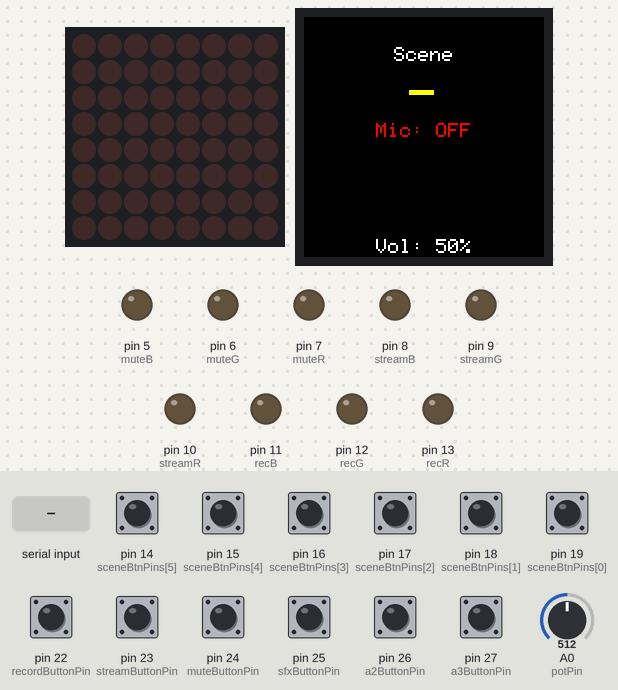
Simulated run of this sketch. Board: Arduino Mega 2560, built with avr-gcc and run on an emulated ATmega2560. Parts: 8×8 LED matrix, 240×240 colour display, output pins drawn as LEDs (lit = HIGH). Inputs (shaded band) come from the test bench; at power-on: pin 14 (sceneBtnPins[5]), pin 15 (sceneBtnPins[4]), pin 16 (sceneBtnPins[3]), pin 17 (sceneBtnPins[2]), pin 18 (sceneBtnPins[1]), pin 19 (sceneBtnPins[0]), pin 22 (recordButtonPin), pin 23 (streamButtonPin), pin 24 (muteButtonPin), pin 25 (sfxButtonPin), pin 26 (a2ButtonPin), pin 27 (a3ButtonPin) HIGH, A0 (potPin) = 512. What the sketch prints to the serial monitor is not drawn.

Above: at 1.2 s.
1.3 s: pin 24 (muteButtonPin) pulled LOW for 0.15 s
At 2.5 s:
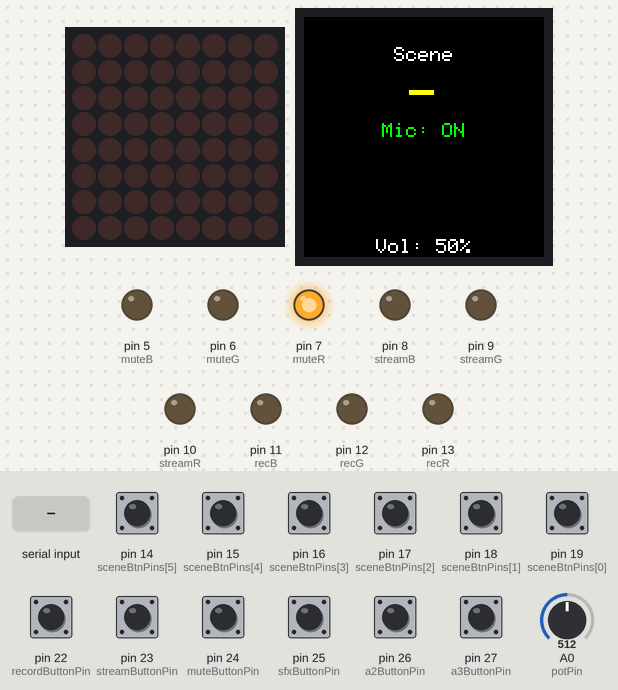
2.9 s: pin 14 (sceneBtnPins[5]) pulled LOW for 0.15 s
At 4.1 s:
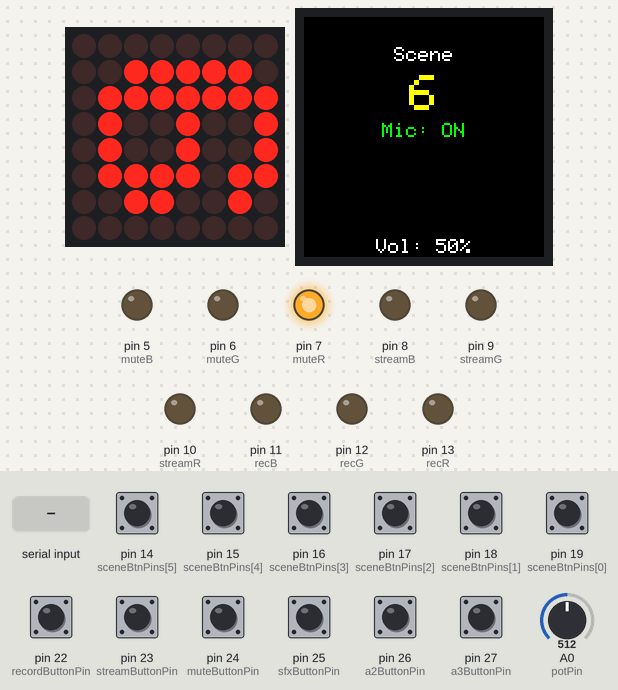
4.5 s: pin 22 (recordButtonPin) pulled LOW for 0.15 s
At 6.3 s:
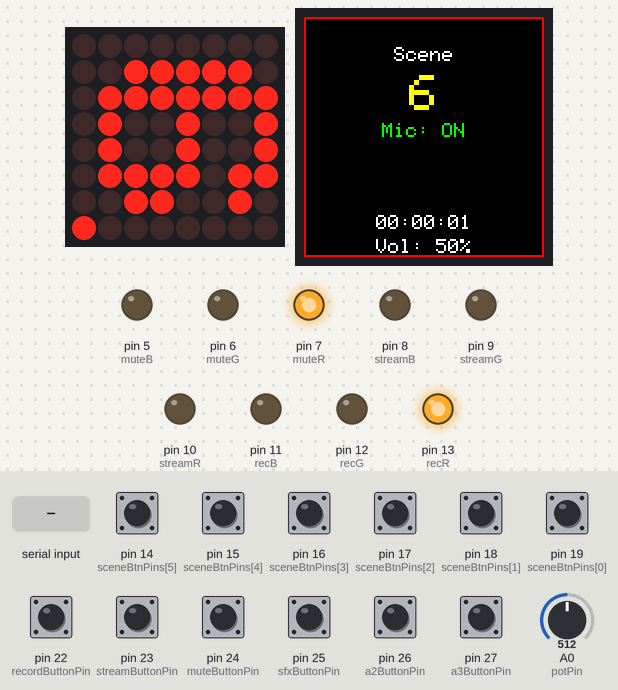
7.6 s: "m,45\n" received over Serial
At 9.2 s:
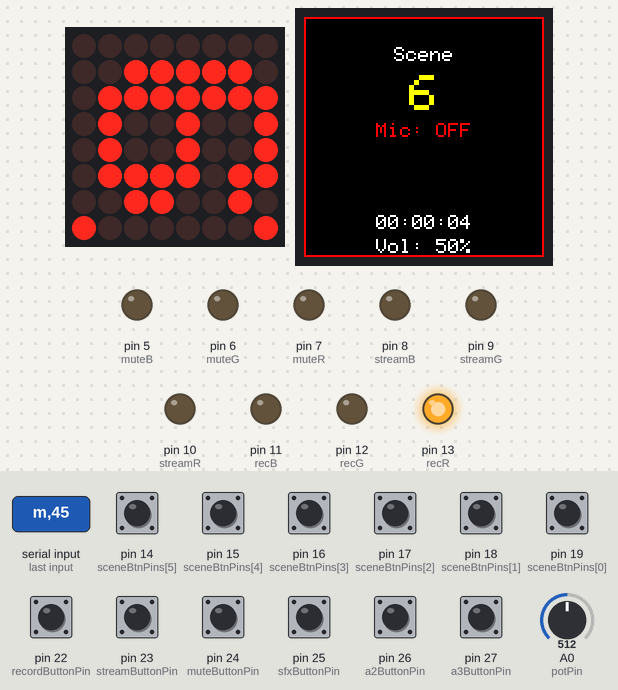
10.6 s: A0 (potPin) set to 530
At 12.3 s:
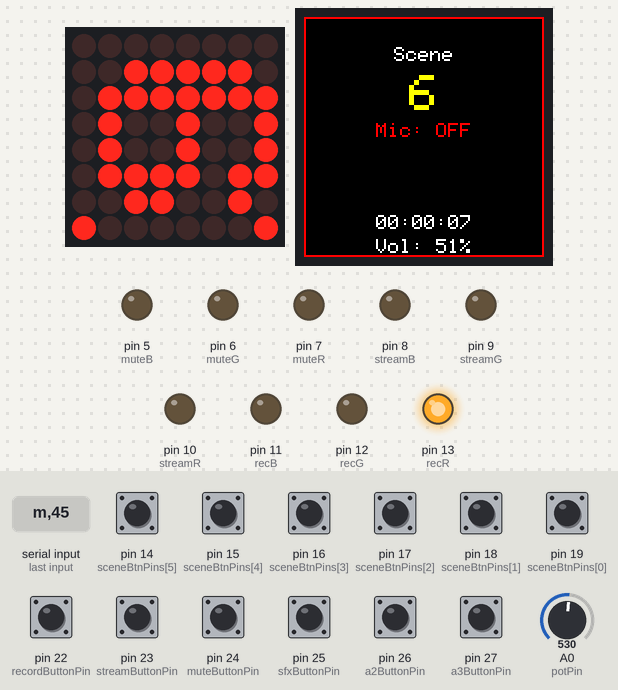
13.6 s: pin 15 (sceneBtnPins[4]) pulled LOW for 0.15 s
At 15.2 s:
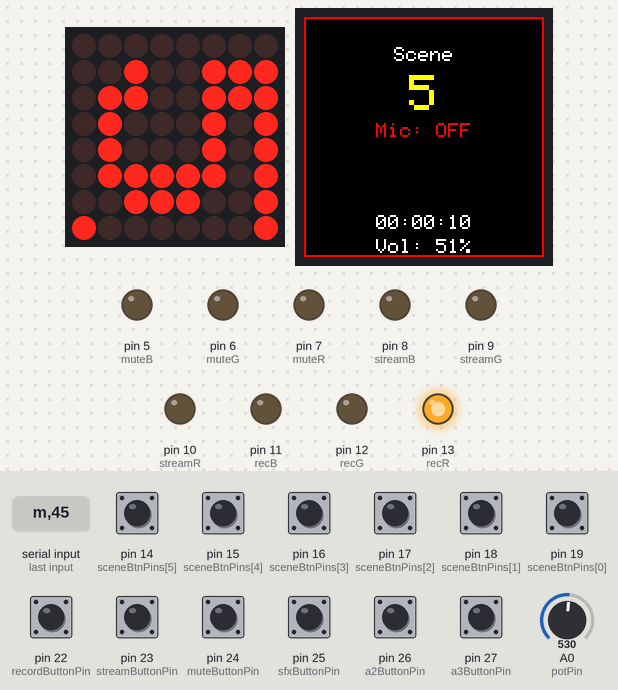
Timing chart, 0 to 16.7 s (numbered marks = the images above; inputs shaded):
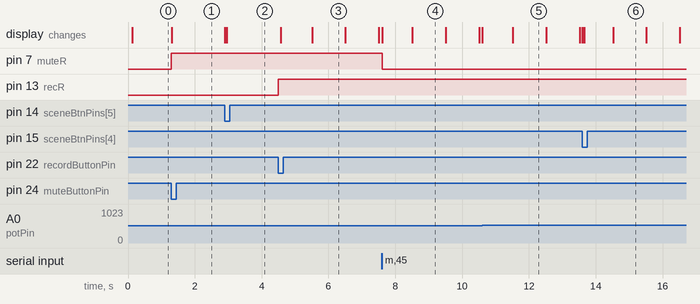

Measured:
- the behaviour switches between 522 and 523 on A0 (potPin) (found by bisection; images 4 and 5)
- after the input at 1.3 s, pin 7 (muteR): LOW → HIGH at once; the display: changes at once (image 1)
- after the input at 2.9 s, the display: first changes at once (image 2 shows a later state)
- after the input at 4.5 s, pin 13 (recR): LOW → HIGH at once; the display: first changes after 0.07 s (image 3 shows a later state)
- after the input at 7.6 s, pin 7 (muteR): HIGH → LOW at once; the display: first changes at once (image 4 shows a later state)
- after the input at 10.6 s, the display: first changes at once (image 5 shows a later state)
- after the input at 13.6 s, the display: first differs from a run without the input after 0.06 s (image 6 shows a later state)

The sketch:

arduino-obs-deck.ino
```cpp
#include <Arduino.h>
#include <LedControl.h>
#include "Matrix.h"
#include "LCD.h"

const int recR = 13;
const int recG = 12;
const int recB = 11;
const int streamR = 10;
const int streamG = 9;
const int streamB = 8;
const int muteR = 7;
const int muteG = 6;
const int muteB = 5;

const int sceneBtnPins[6] = {19, 18, 17, 16, 15, 14};
const int recordButtonPin = 22;
const int streamButtonPin = 23;
const int muteButtonPin = 24;
const int sfxButtonPin = 25;
const int a2ButtonPin = 26;
const int a3ButtonPin = 27;
const int potPin = A0;

int lastSceneBtnState[6] = {HIGH, HIGH, HIGH, HIGH, HIGH, HIGH};
int lastRecordButtonState = HIGH;
int lastSfxButtonState = HIGH;
int lastMuteButtonState = HIGH;
int lastStreamButtonState = HIGH;
int lastA2ButtonState = HIGH;
int lastA3ButtonState = HIGH;

unsigned long lastSceneDebounceTime[6] = {0, 0, 0, 0, 0, 0};
unsigned long lastRecordDebounceTime = 0;
unsigned long lastSfxDebounceTime = 0;
unsigned long lastMuteDebounceTime = 0;
unsigned long lastStreamDebounceTime = 0;
unsigned long lastA2DebounceTime = 0;
unsigned long lastA3DebounceTime = 0;
const unsigned long debounceDelay = 250;

float lastPercent = -1;
int currentScene = 0;
bool recordActive = false;
bool muteActive = false;
bool streamActive = false;
unsigned long recordStartMillis = 0;

bool lastRecordActive = false;
bool lastMuteActive = false;
bool lastStreamActive = false;
int lastScene = -1;
uint32_t lastRecElapsed = 0;
float lastVolumeDisplayed = -1;   // new tracker for LCD volume updates

float floatMap(float x, float in_min, float in_max, float out_min, float out_max) {
  return (x - in_min) * (out_max - out_min) / (in_max - in_min) + out_min;
}

void setRGB(int rPin, int gPin, int bPin, int r, int g, int b) {
  digitalWrite(rPin, r ? HIGH : LOW);
  digitalWrite(gPin, g ? HIGH : LOW);
  digitalWrite(bPin, b ? HIGH : LOW);
}

void setup() {
  matrixSetup();
  pinMode(recR, OUTPUT);
  pinMode(recG, OUTPUT);
  pinMode(recB, OUTPUT);
  pinMode(streamR, OUTPUT);
  pinMode(streamG, OUTPUT);
  pinMode(streamB, OUTPUT);
  pinMode(muteR, OUTPUT);
  pinMode(muteG, OUTPUT);
  pinMode(muteB, OUTPUT);

  for (int i = 0; i < 6; i++) pinMode(sceneBtnPins[i], INPUT_PULLUP);
  pinMode(recordButtonPin, INPUT_PULLUP);
  pinMode(streamButtonPin, INPUT_PULLUP);
  pinMode(sfxButtonPin, INPUT_PULLUP);
  pinMode(muteButtonPin, INPUT_PULLUP);
  pinMode(a2ButtonPin, INPUT_PULLUP);
  pinMode(a3ButtonPin, INPUT_PULLUP);

  setRGB(recR, recG, recB, 0, 0, 0);
  setRGB(streamR, streamG, streamB, 0, 0, 0);
  setRGB(muteR, muteG, muteB, 0, 0, 0);

  lcdSetup();
  Serial.begin(9600);
  clearMatrix();
}

void handleLine(char *buf, size_t n) {
  if (n < 1) return;
  if (buf[0] == 'r' && n >= 4) {
    recordActive = (buf[1] == '1');
    setRGB(recR, recG, recB, buf[1] == '1', buf[2] == '1', buf[3] == '1');
    if (recordActive) recordStartMillis = millis();
  } else if (buf[0] == 'm' && n >= 4) {
    muteActive = (buf[1] == '1');
    setRGB(muteR, muteG, muteB, buf[1] == '1', buf[2] == '1', buf[3] == '1');
  } else if (buf[0] == 't' && n >= 4) {
    streamActive = (buf[1] == '1');
    setRGB(streamR, streamG, streamB, buf[1] == '1', buf[2] == '1', buf[3] == '1');
  } else if (buf[0] == 's' && n >= 2) {
    currentScene = buf[1] - '0';
  }
  if (currentScene > 0 && currentScene < 10) showDigitWithIndicators(currentScene, recordActive, muteActive);
  else clearMatrix();
}

void loop() {
  int currentRecordButtonState = digitalRead(recordButtonPin);
  int currentSfxButtonState = digitalRead(sfxButtonPin);
  int currentMuteButtonState = digitalRead(muteButtonPin);
  int currentStreamButtonState = digitalRead(streamButtonPin);
  int currentA2ButtonState = digitalRead(a2ButtonPin);
  int currentA3ButtonState = digitalRead(a3ButtonPin);

  if (lastRecordButtonState == HIGH && currentRecordButtonState == LOW) {
    if ((millis() - lastRecordDebounceTime) > debounceDelay) {
      Serial.println("BTN-RECORD");
      recordActive = !recordActive;
      setRGB(recR, recG, recB, recordActive, 0, 0);
      if (recordActive) recordStartMillis = millis();
      lastRecordDebounceTime = millis();
    }
  }
  lastRecordButtonState = currentRecordButtonState;

  if (lastSfxButtonState == HIGH && currentSfxButtonState == LOW) {
    if ((millis() - lastSfxDebounceTime) > debounceDelay) {
      Serial.println("BTN-SFX");
      lastSfxDebounceTime = millis();
    }
  }
  lastSfxButtonState = currentSfxButtonState;

  if (lastMuteButtonState == HIGH && currentMuteButtonState == LOW) {
    if ((millis() - lastMuteDebounceTime) > debounceDelay) {
      Serial.println("BTN-MUTE");
      muteActive = !muteActive;
      setRGB(muteR, muteG, muteB, muteActive, 0, 0);
      lastMuteDebounceTime = millis();
    }
  }
  lastMuteButtonState = currentMuteButtonState;

  if (lastStreamButtonState == HIGH && currentStreamButtonState == LOW) {
    if ((millis() - lastStreamDebounceTime) > debounceDelay) {
      Serial.println("BTN-STREAM");
      streamActive = !streamActive;
      setRGB(streamR, streamG, streamB, streamActive, 0, 0);
      lastStreamDebounceTime = millis();
    }
  }
  lastStreamButtonState = currentStreamButtonState;

  if (lastA2ButtonState == HIGH && currentA2ButtonState == LOW) {
    if ((millis() - lastA2DebounceTime) > debounceDelay) {
      Serial.println("BTN-A2");
      lastA2DebounceTime = millis();
    }
  }
  lastA2ButtonState = currentA2ButtonState;

  if (lastA3ButtonState == HIGH && currentA3ButtonState == LOW) {
    if ((millis() - lastA3DebounceTime) > debounceDelay) {
      Serial.println("BTN-A3");
      lastA3DebounceTime = millis();
    }
  }
  lastA3ButtonState = currentA3ButtonState;

  for (int i = 0; i < 6; i++) {
    int cur = digitalRead(sceneBtnPins[i]);
    if (lastSceneBtnState[i] == HIGH && cur == LOW) {
      if ((millis() - lastSceneDebounceTime[i]) > debounceDelay) {
        Serial.print("BTN-SCENE");
        Serial.println(i + 1);
        currentScene = i + 1;
        lastSceneDebounceTime[i] = millis();
      }
    }
    lastSceneBtnState[i] = cur;
  }

  int analogValue = analogRead(potPin);
  float percent = floatMap(analogValue, 0, 1023, 0, 100);
  if (lastPercent < 0 || abs(percent - lastPercent) >= 1) {
    Serial.print("VOL:");
    Serial.println(percent, 0);
    lastPercent = percent;
  }

  static char buf[16];
  static uint8_t idx = 0;
  while (Serial.available() > 0) {
    char c = Serial.read();
    if (c == '\n' || c == '\r') {
      if (idx >= 1) handleLine(buf, idx);
      idx = 0;
      memset(buf, 0, sizeof(buf));
    } else {
      if (idx < sizeof(buf) - 1) buf[idx++] = c;
    }
  }

  unsigned long recElapsed = recordActive ? millis() - recordStartMillis : 0;

  if (recordActive != lastRecordActive) {
    lcdUpdateBorders(recordActive, streamActive);
    lastRecordActive = recordActive;
  }
  if (streamActive != lastStreamActive) {
    lcdUpdateBorders(recordActive, streamActive);
    lastStreamActive = streamActive;
  }
  if (muteActive != lastMuteActive) {
    lcdUpdateMic(muteActive);
    lastMuteActive = muteActive;
  }
  if (currentScene != lastScene) {
    lcdUpdateScene(currentScene);
    lcdUpdateMic(muteActive);   // keep mic text visible after scene redraw
    lastScene = currentScene;
  }
  if (abs((long)(recElapsed - lastRecElapsed)) >= 1000) {
    lcdUpdateRecTime(recElapsed);
    lastRecElapsed = recElapsed;
  }

  // update volume only when it changes
  if (lastPercent >= 0 && abs(lastPercent - lastVolumeDisplayed) >= 1) {
    lcdUpdateVolume(lastPercent);
    lastVolumeDisplayed = lastPercent;
  }

  if (currentScene > 0 && currentScene < 10) {
    showDigitWithIndicators(currentScene, recordActive, muteActive);
  } else {
    clearMatrix();
  }
}
```

Matrix.cpp
```cpp
#include "Matrix.h"

LedControl lc = LedControl(51, 52, 3, 1);

// Local buffer
static byte displayBuf[8];

// Digit bitmaps (upright 0–9)
static byte digits[10][8] = {
  {B00111100, B01100110, B01101110, B01110110, B01100110, B01100110, B00111100, B00000000}, // 0
  {B00011000, B00111000, B00011000, B00011000, B00011000, B00011000, B00111100, B00000000}, // 1
  {B00111100, B01100110, B00000110, B00001100, B00110000, B01100000, B01111110, B00000000}, // 2
  {B00111100, B01100110, B00000110, B00011100, B00000110, B01100110, B00111100, B00000000}, // 3
  {B00001100, B00011100, B00101100, B01001100, B01111110, B00001100, B00001100, B00000000}, // 4
  {B01111110, B01100000, B01111100, B00000110, B00000110, B01100110, B00111100, B00000000}, // 5
  {B00111100, B01100110, B01100000, B01111100, B01100110, B01100110, B00111100, B00000000}, // 6
  {B01111110, B00000110, B00001100, B00011000, B00110000, B00110000, B00110000, B00000000}, // 7
  {B00111100, B01100110, B01100110, B00111100, B01100110, B01100110, B00111100, B00000000}, // 8
  {B00111100, B01100110, B01100110, B00111110, B00000110, B01100110, B00111100, B00000000}  // 9
};

// Internal helpers
static void clearDisplayBuf() {
  for (int i = 0; i < 8; i++) displayBuf[i] = 0;
}

static void pushDisplayBuf() {
  for (int row = 0; row < 8; row++) {
    lc.setRow(0, row, displayBuf[row]);
  }
}

// Public API
void matrixSetup() {
  lc.shutdown(0, false);
  lc.setIntensity(0, 8); // 0..15
  lc.clearDisplay(0);
  clearDisplayBuf();
  pushDisplayBuf();
}

void showDigitWithIndicators(int digit, bool rec, bool mute) {
  if (digit < 0 || digit > 9) return;

  // Rotate 90° left
  for (int row = 0; row < 8; row++) {
    byte newRow = 0;
    for (int col = 0; col < 8; col++) {
      if (digits[digit][col] & (1 << (7 - row))) {
        newRow |= (1 << col);
      }
    }
    displayBuf[row] = newRow;
  }

  // Indicators in bottom row (row 7)
  if (rec) {
    displayBuf[7] |= (1 << 7); // bottom-right
  }
  if (!mute) {
    displayBuf[7] |= (1 << 0); // bottom-left
  }

  pushDisplayBuf();
}

void clearMatrix() {
  clearDisplayBuf();
  pushDisplayBuf();
}
```

Matrix.h
```cpp
#pragma once
#include <Arduino.h>
#include <LedControl.h>

extern LedControl lc;

void matrixSetup();
void showDigitWithIndicators(int digit, bool rec, bool mute);
void clearMatrix();
```

LCD.cpp
```cpp
#include "LCD.h"
#include <SPI.h>
#include <Adafruit_GFX.h>
#include "ST7789_AVR.h"
#include <stdio.h>

#define TFT_DC 30
#define TFT_CS -1
#define TFT_RST 31
#define SCR_WD 240
#define SCR_HT 240

ST7789_AVR lcd = ST7789_AVR(TFT_DC, TFT_RST, TFT_CS);

static inline int textWidth6x8(int len, int size) { return len * 6 * size; }
static inline int textHeight6x8(int size) { return 8 * size; }

static void drawCenteredText(const char *s, int y, int size, uint16_t fg, uint16_t bg)
{
  int len = 0;
  while (s[len] != '\0')
    len++;
  int w = textWidth6x8(len, size);
  int x = (SCR_WD - w) / 2;
  lcd.setTextColor(fg, bg);
  lcd.setTextSize(size);
  lcd.setCursor(x, y);
  lcd.print(s);
}

void lcdSetup()
{
  lcd.init(SCR_WD, SCR_HT);
  lcd.fillScreen(BLACK);
}

void lcdUpdateBorders(bool recordActive, bool streamActive)
{
  for (int i = 0; i < 4; i++)
  {
    uint16_t c = BLACK;
    if (i < 2 && recordActive)
      c = RED;
    if (i >= 2 && streamActive)
      c = MAGENTA;
    for (int x = i; x < SCR_WD - i; x++)
    {
      lcd.drawPixel(x, i, c);
      lcd.drawPixel(x, SCR_HT - 1 - i, c);
    }
    for (int y = i; y < SCR_HT - i; y++)
    {
      lcd.drawPixel(i, y, c);
      lcd.drawPixel(SCR_WD - 1 - i, y, c);
    }
  }
}

void lcdUpdateScene(int currentScene)
{
  int topBand = 2 + textHeight6x8(2) + 4;
  int bottomBand = SCR_HT - 2 - textHeight6x8(2) - 4;
  if (bottomBand < topBand)
    bottomBand = topBand;
  lcd.fillRect(2, topBand, SCR_WD - 4, bottomBand - topBand, BLACK);
  int yScene = topBand + 8;
  drawCenteredText("Scene", yScene, 2, WHITE, BLACK);
  char num[4];
  if (currentScene >= 1 && currentScene <= 9)
    sprintf(num, "%d", currentScene);
  else
    sprintf(num, "-");
  int textH = textHeight6x8(5);
  int yNum = yScene + textHeight6x8(2) + 12;
  if (yNum + textH > bottomBand - 30)
  {
    yNum = bottomBand - 30 - textH;
    if (yNum < yScene + 4)
      yNum = yScene + 4;
  }
  drawCenteredText(num, yNum, 5, YELLOW, BLACK);
}

void lcdUpdateMic(bool micOn)
{
  int topBand = 2 + textHeight6x8(2) + 4;
  int bottomBand = SCR_HT - 2 - textHeight6x8(2) - 4;
  int yScene = topBand + 8;
  int yNum = yScene + textHeight6x8(2) + 12 + textHeight6x8(5) + 8;
  lcd.fillRect(2, yNum, SCR_WD - 4, textHeight6x8(2), BLACK);
  drawCenteredText(micOn ? "Mic: ON" : "Mic: OFF", yNum, 2, micOn ? GREEN : RED, BLACK);
}

void lcdUpdateRecTime(uint32_t recElapsed)
{
  char buf[16];
  uint32_t totalSec = recElapsed / 1000;
  uint32_t hh = (totalSec / 3600) % 100;
  uint32_t mm = (totalSec / 60) % 60;
  uint32_t ss = totalSec % 60;
  sprintf(buf, "%02lu:%02lu:%02lu", (unsigned long)hh, (unsigned long)mm, (unsigned long)ss);
  int textH = textHeight6x8(2);
  int y = SCR_HT - 2 - textH * 2 - 8;
  lcd.fillRect(2, y, SCR_WD - 4, textH, BLACK);
  drawCenteredText(buf, y, 2, WHITE, BLACK);
}

void lcdUpdateVolume(float p)
{
  char buf[24];
  snprintf(buf, sizeof(buf), "Vol: %d%%", (int)p);
  int textH = textHeight6x8(2);
  int y = SCR_HT - 2 - textH;
  lcd.fillRect(2, y, SCR_WD - 4, textH, BLACK);
  drawCenteredText(buf, y, 2, WHITE, BLACK);
}
```

LCD.h
```cpp
#ifndef LCD_H
#define LCD_H
#include <Arduino.h>

void lcdSetup();
void lcdUpdateBorders(bool recordActive, bool streamActive);
void lcdUpdateScene(int currentScene);
void lcdUpdateMic(bool micOn);
void lcdUpdateRecTime(uint32_t recElapsed);
void lcdUpdateVolume(float p);
#endif
```
